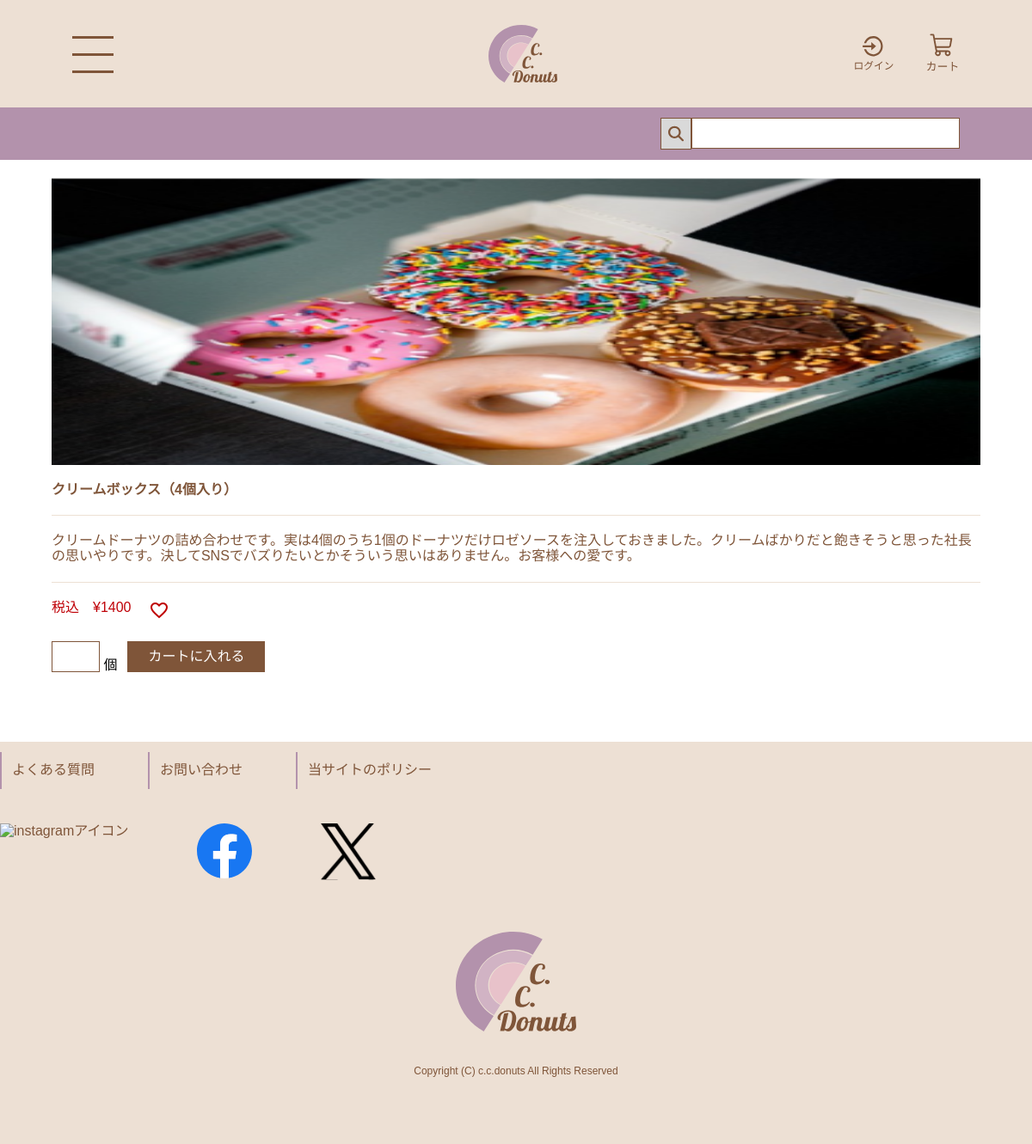
Page /detail.php?id=9 on the earlier database version.
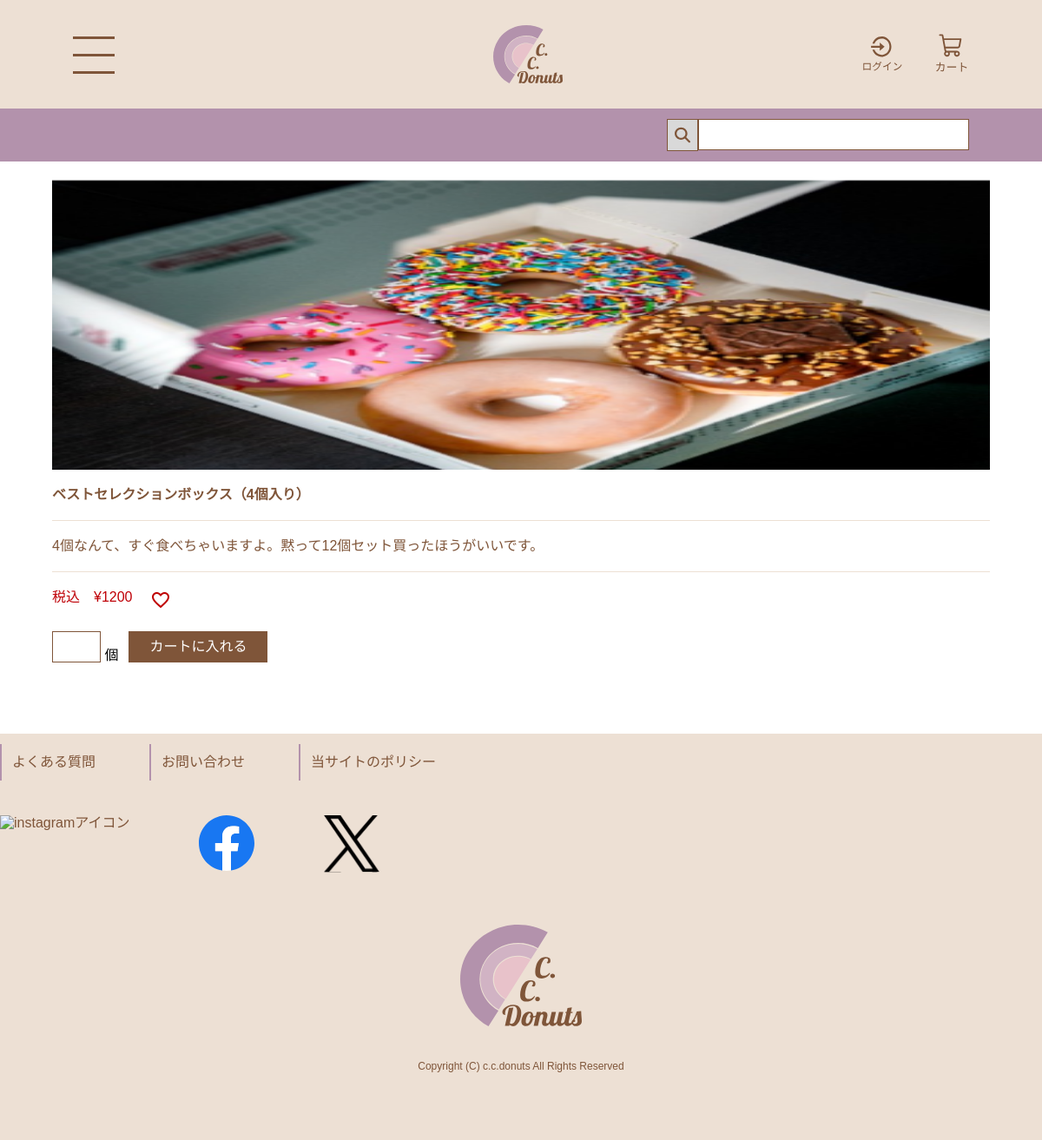
Same page on the later database version.
### tables this page shows
create table product (
id int auto_increment primary key, 
name varchar(200) not null, 
price int not null, 
description varchar(1000) not null 
);

### detail.php (the view, shortened to what this page needs)
<!DOCTYPE html>
<html lang="ja">
<head>
    <link rel="stylesheet" href="common/css/reset.css">
    <link rel="stylesheet" href="common/css/common.css">
    <link rel="stylesheet" href="common/css/detail.css">
</head>
<body>
    <?php
    require 'includes/header.php';
    ?>
    <main>
        <?php
        $pdo = new PDO('mysql:host=localhost;dbname=donuts;charset=utf8', 'donuts', 'password');
        $sql = $pdo->prepare('select * from product where id=?');
        $sql->execute([
            $_REQUEST['id']
        ]);
        foreach ($sql as $row) {
            echo <<<END
    <form action="cart-input.php" method="post" class="detail_menu">
    <p class="detail_img"><img alt="image" src="common/images/{$row['id']}.png"></p>
    <p class="detail_submenu">{$row['name']}</p>
    <p class="detail_explain">{$row['description']}</p>
    <p class="detail_money">税込&emsp;&yen;{$row['price']}<span class="detail_favorite"><img src="common/images/heart.png" alt="favorite"></span></p>
 <div class="detail_buy">
 <p class="detail_num"><input type="text" name="count" pattern="^[0-9]{1,9}$" class="detail_text">
 個</p>
<p class="detail_button"><input type="submit" class="common_btn_sm" value="カートに入れる"></p>
END;
            echo <<<END
</div>
<input type="hidden" name="id" value="{$row['id']}">
<input type="hidden" name="name" value="{$row['name']}">
<input type="hidden" name="price" value="{$row['price']}">
</form>
END;
        }
        ?>
    </main>
    <?php require 'includes/footer.php'; ?>

Differences in the rows shown:
changed product: name "クリームボックス（4個入り）" → "ベストセレクションボックス（4個入り）"; description "クリームドーナツの詰め合わせです。実は4個のうち1個のドーナツだけロゼソースを注入しておきました。クリームばかりだと飽きそうと思った社長の思いやりです。決してSNSでバズりたいとかそういう思いはありません。お客様への愛です。" → "4個なんて、すぐ食べちゃいますよ。黙って12個セット買ったほうがいいです。"; price "1400" → "1200"
